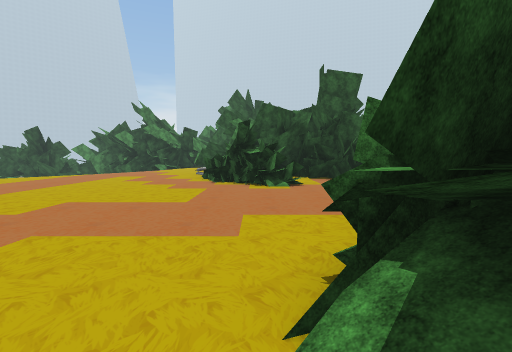
View 1 (above)

24 first-person views from a walk through a scene from a Unity 3-D project. The camera is 1.5 m above the floor, tilts 4° down and sees 85° across. The floor is counted in squares, 2 m on a side. Each view is taken from the middle of a square. On the plan, view 1 faces up. The plan holds only what a view shows up to about 10 squares ahead; the rest is blank. The place goes on beyond the plan. The player is left out. Door leaves are left out, so doorways stand open. Some surface patterns are stand-ins.

View 2
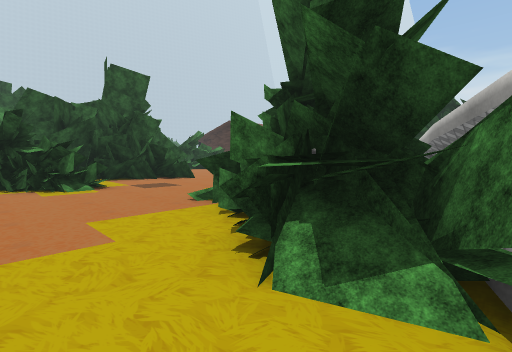

View 3
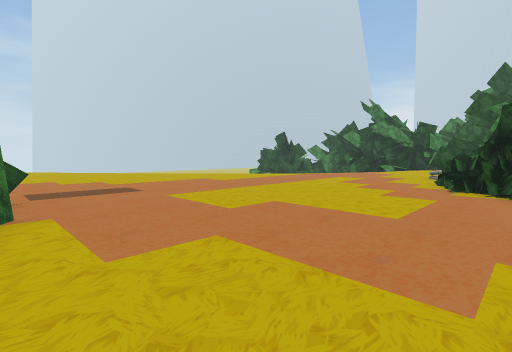

View 4
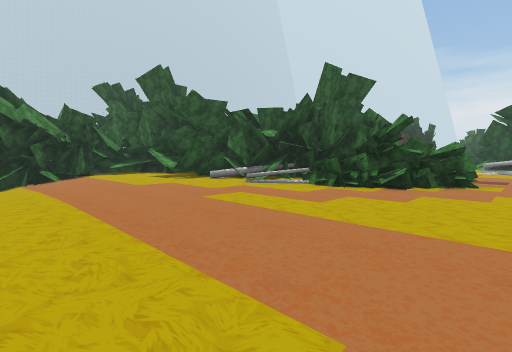

View 5
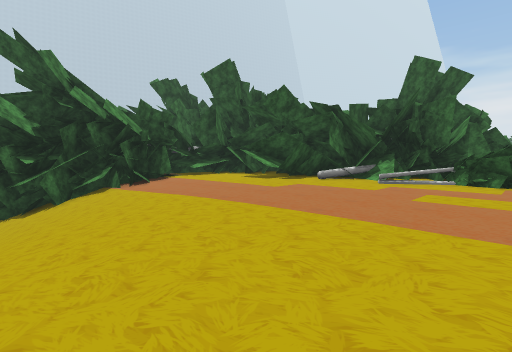

View 6
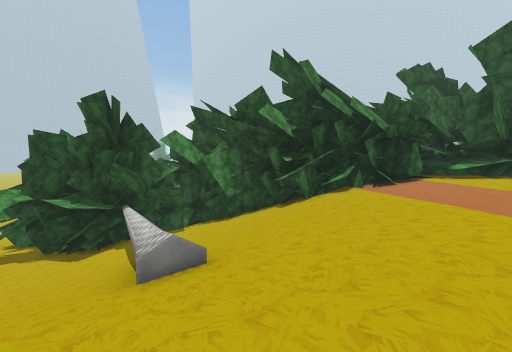

View 7
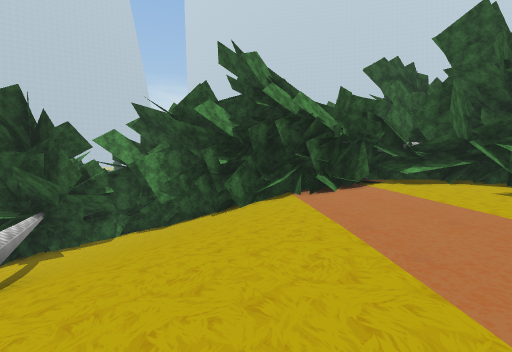

View 8
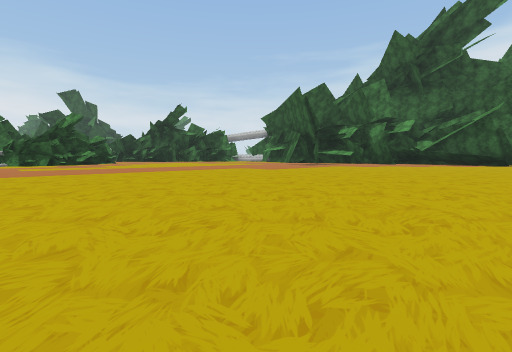

View 9
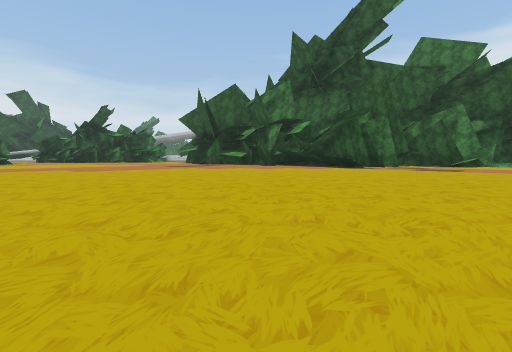

View 10
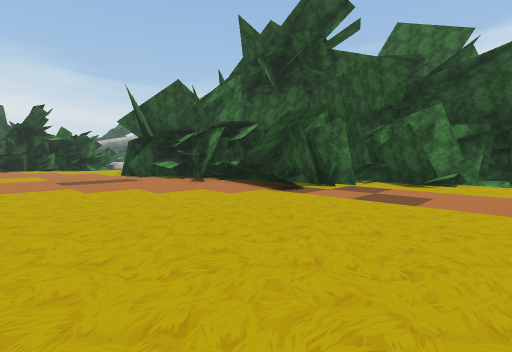

View 11
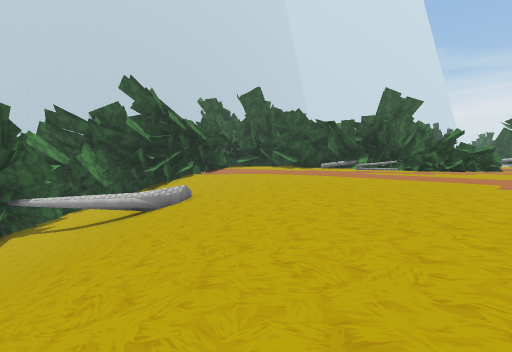

View 12
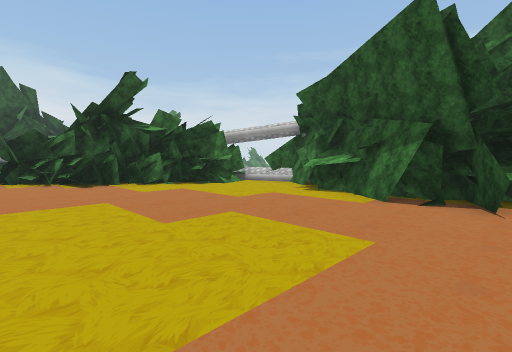

View 13
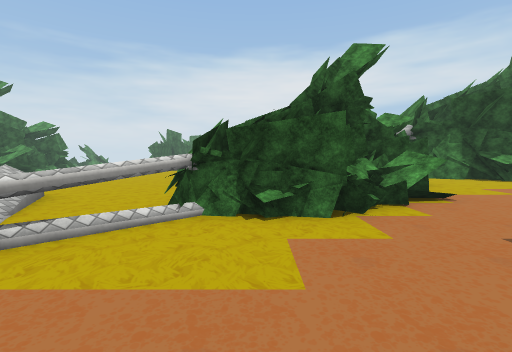

View 14
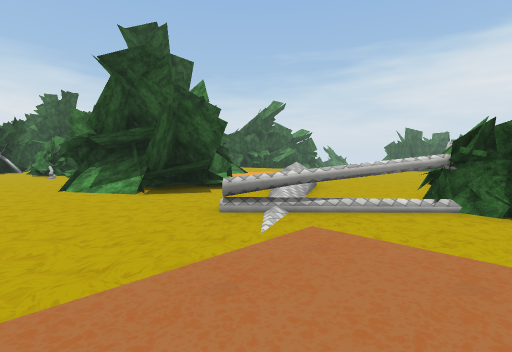

View 15
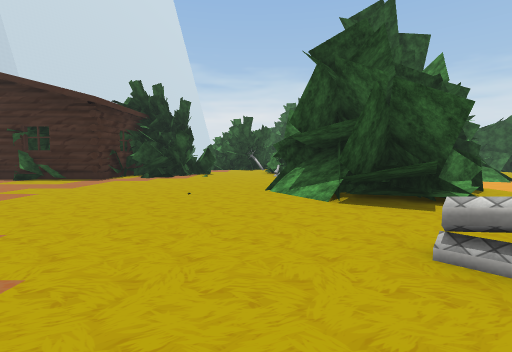

View 16
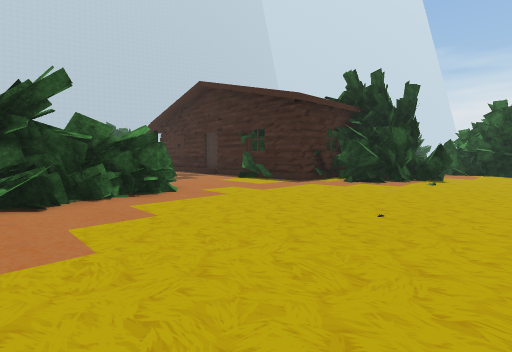

View 17
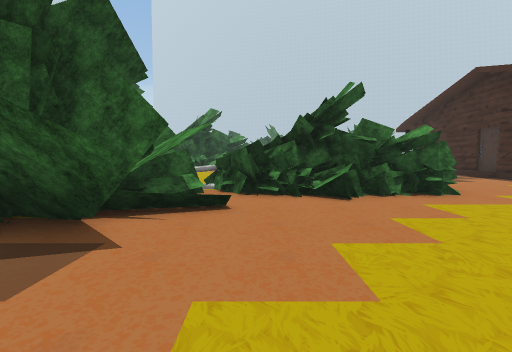

View 18
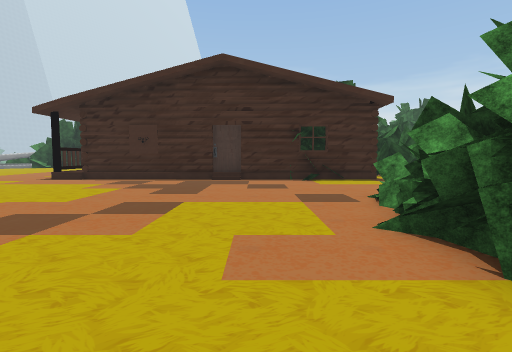

View 19
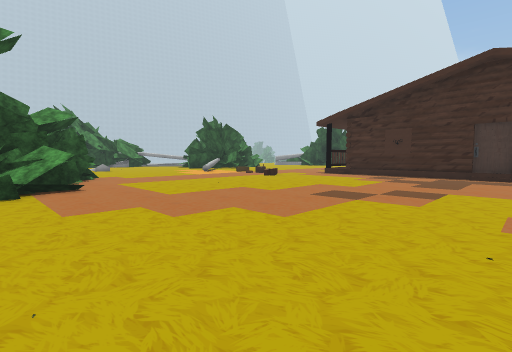

View 20
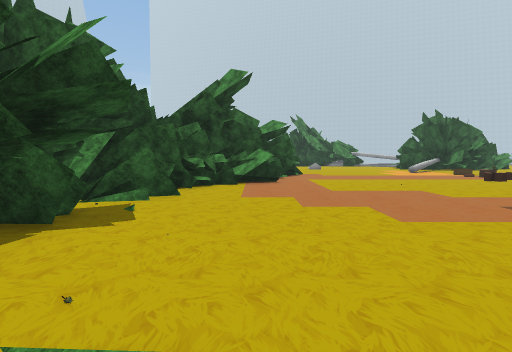

View 21
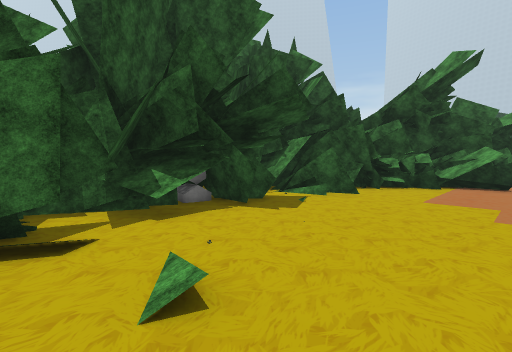

View 22
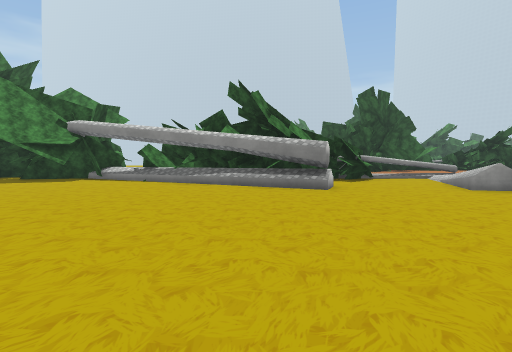

View 23
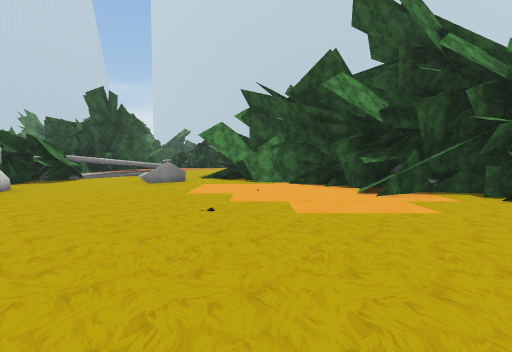

View 24
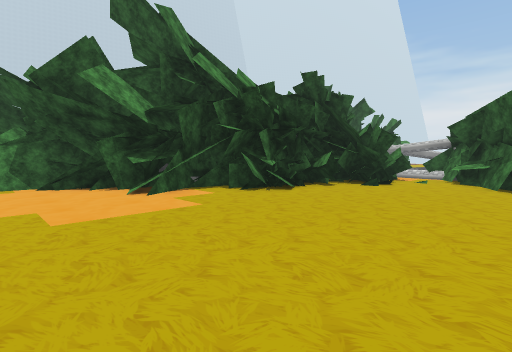

### Floor plan
Key: @ floor where view 1 was taken; # wall or solid block; . main floor; - floor 0.25 m lower than the main floor; / step, stairs or slope; = window, fence, low wall or low ledge; ^ raised ledge; T thing the floor can be seen under or through; O other object.
Columns run from 15 left of view 1 to 23 right of it. Each row starts with its distance up from view 1.
 27                    ###......O
 26                   ###........ ..
 25                   ###..........=
 24                  ###...........#
 23                 ##.............
 22                 ###............
 21  ####            #.............#
 20  ##/#####  ###   ##............#
 19 ##////############............/#
 18 #//////////.##  ###...........##
 17 //#///////....    #...........#
 16 //#//////-..#        #####....##
 15 ///=/////...###     #######...#
 14 ////=////....##     #/.==#....#
 13 ////=///......###   #/.........##
 12 ///////-......####  #...........###
 11 ///////......==###   ........... #..
 10 //////........##/###................
  9 /////.........##..#=..............
  8 ////..........###..........=##..=
  7 ///............##.....T=.^###
  6 /.....................T///###
  5 ..................####.././###
  4 .................=####..==.###
  3 .................####........###
  2 ................######........###
  1 ..........##....######........./#####
  0 ..../=########.@#=..............//###
 -1 ....####     ##/................../####
 -2 ..####       ###......................#
 -3 ../##       ##^.....................###
 -4 ####            .......... ........##

Positions as (right, up) in squares from view 1, and headings:
1: (0, 0), facing up
2: (-1, 0), facing up-right
3: (0, 1), facing up-left
4: (-8, 6), facing up-right
5: (-10, 9), facing up-right
6: (-10, 10), facing up
7: (-8, 11), facing up
8: (-12, 11), facing down-right
9: (-15, 8), facing down-right
10: (-15, 5), facing down-right
11: (-15, 6), facing up-right
12: (-6, 6), facing down-right
13: (5, 9), facing down
14: (5, 10), facing down-right
15: (6, 9), facing right
16: (8, 9), facing up-right
17: (7, 9), facing up
18: (6, 18), facing right
19: (4, 18), facing up-right
20: (5, 17), facing up
21: (6, 17), facing up-left
22: (10, -4), facing up-left
23: (12, -4), facing up
24: (12, -4), facing up-right
